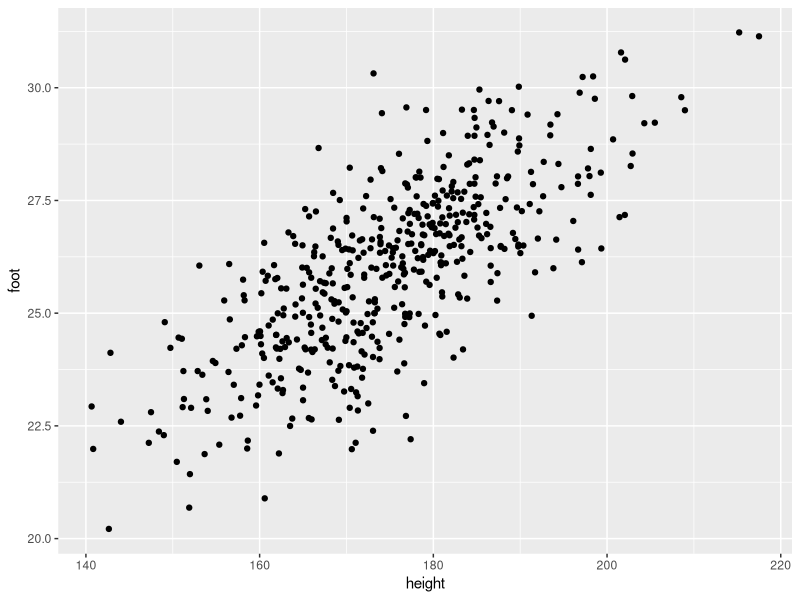

Here is the R script that generated this plot:
## ---- chunk 1
library(ggplot2)
library(MASS) # for the mvrnorm() function
means = c(175, 26)
covariance = matrix(c(156,18,18,4), 2, 2)
xy = mvrnorm(n=500, means, covariance)
df.cm = data.frame(xy)
names(df.cm) <- c('height', 'foot')
ggplot(df.cm, aes(x=height, y=foot))+geom_point()
## ---- chunk 2
(r.hf = cor(df.cm$height, df.cm$foot))
